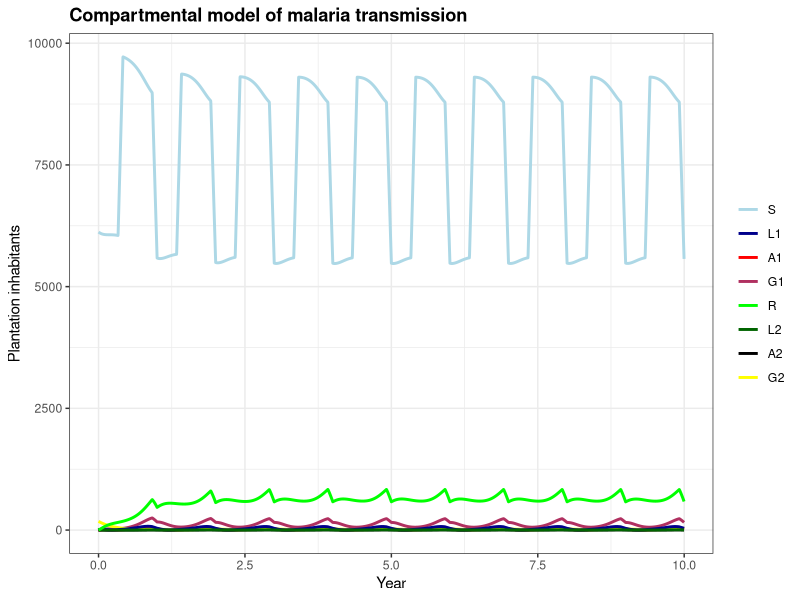
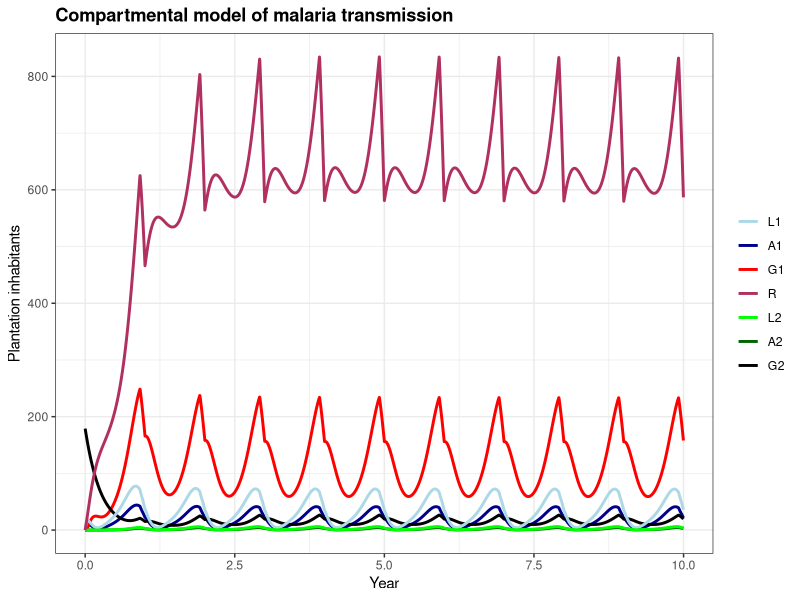
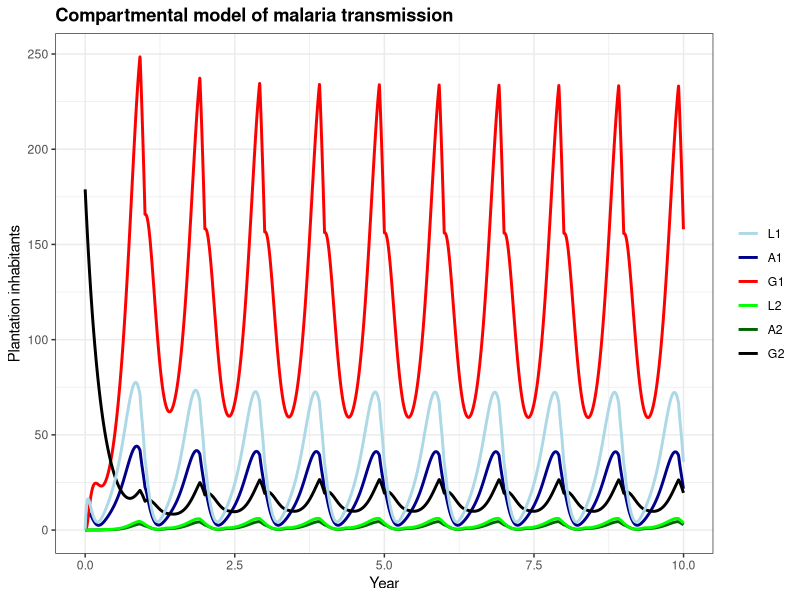
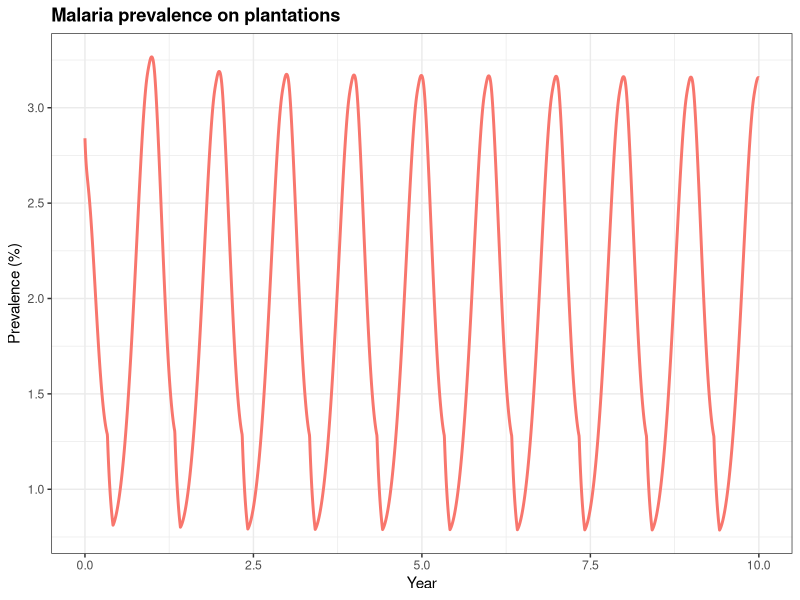
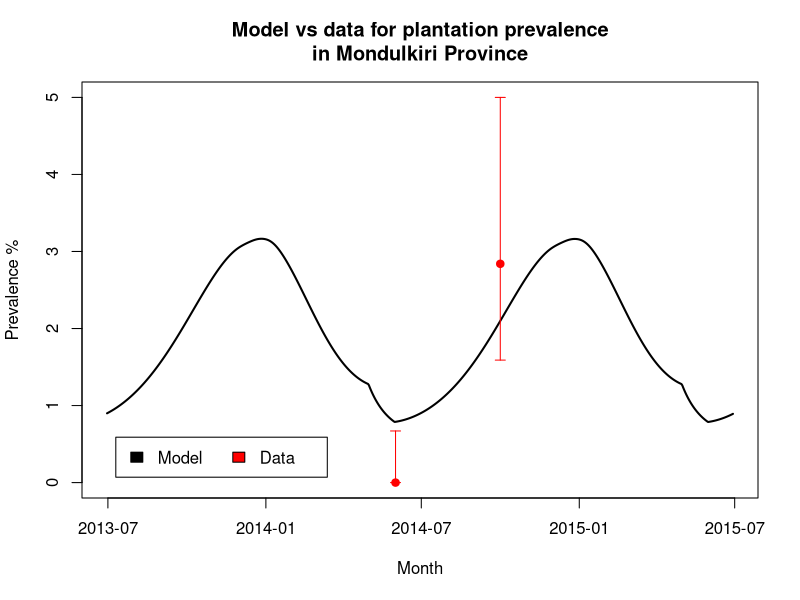
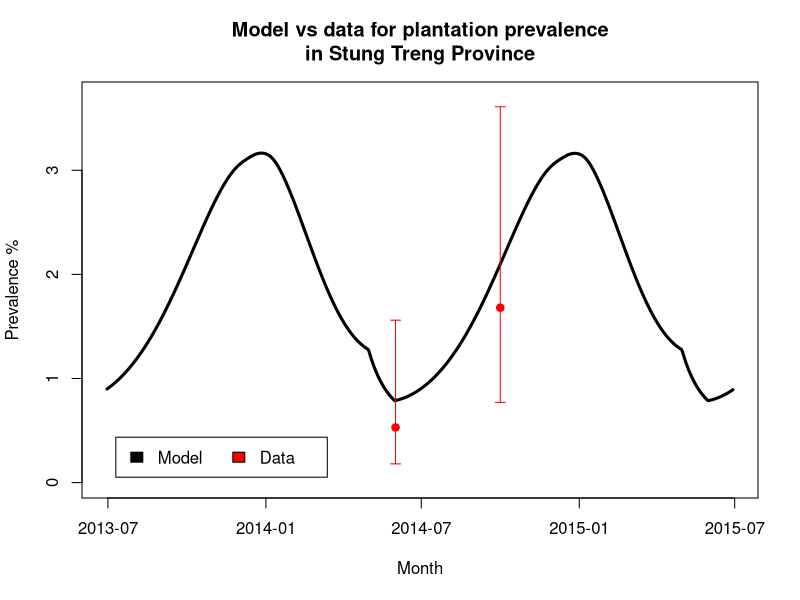
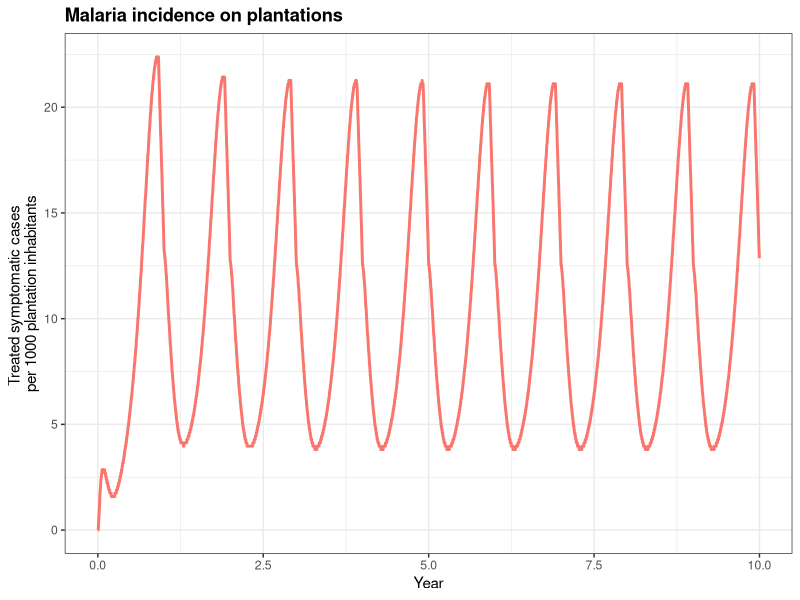
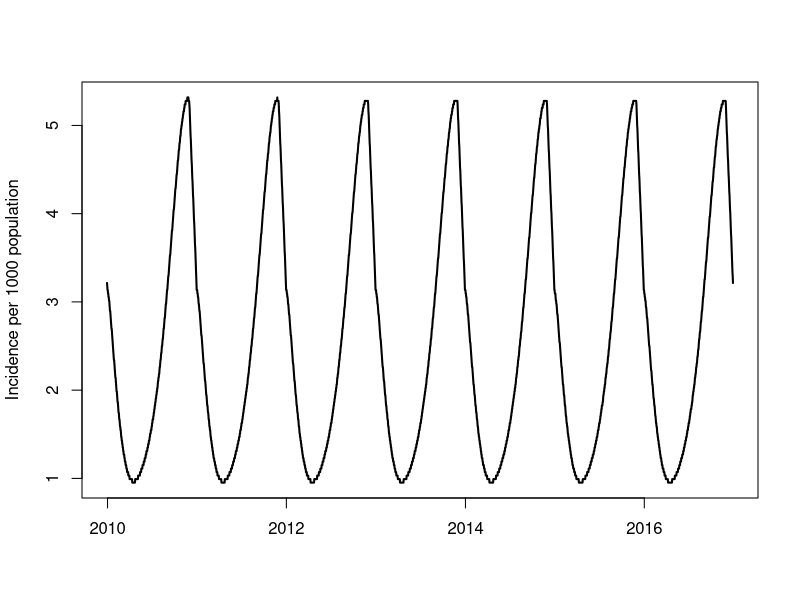

Here is the R script that generated these plots, in order:
### CAMBODIAN PLANTATION MALARIA TRANSMISSION MODEL: R CODE (10 AUGUST 2016)  ###
### AUTHOR: SIMON MENDELSOHN, NUFFIELD DEPARTMENT OF MEDICINE, OXFORD UNIVERSITY ###

#CLEAR WORKSPACE
rm(list=ls())

#LOAD LIBRARIES
library(deSolve)
library(ggplot2)
  
  #MODEL DURATION (in years)
  duration <- 10 # years
  time.seq <- seq(0, duration*12, by = 1/30.415) # in months, by 1 day intervals
  
  #MODEL PARAMETERS
  
  #basic model parameters                
  nu=(1/(68.2*12))      # birth rate (1/life expectancy)
  mu=(1/(68.2*12))      # death rate (1/life expectancy)
  gamma=1/(11/30.415)   # rate of movement from liver to asexual blood stage 
  delta=1/(10/30.415)   # rate of gametocyte maturation  
  p=(0.93)              # proportion of patients who are clinical/symptomatic(no immunity)
  q=(0.50)              # proportion of patients who are clinical/symptomatic(immunity)
  tau=0.4               #** Proportion of clinical (symptomatic) patients treated. 
  zeta=1/(120/30.415)   # rate of natural recovery from malaria infection 
  omega=1/(365/30.415)  # rate of loss of immunity 
  
  # variable parameters (force of infection)
  lagm=14/30.415  # time from mosquito biting infectious person until mosquito infectious
  theta_cov=0.45        # coverage of vector control
  theta_eff=0           # efficacy of vector control assuming 100% coverage
  alpha=0.797           #** average number of bites per day
  amp=0.9               # relative amplitude of seasonal forcing
  phi=8                 # month of peak in seasonal forcing
  
  # Migration parameters
  magi=1                 # Amplitude of migration
  eta=0.37               # proportion of workers on plantations who are migrant workers
  phi2=5                 # month of peak in migrant worker immigration
  phi3=12                # month of peak in migrant worker emigration
  ksi=0.00               # prevalence of malaria in area from which migrants come
  
  #PCR Paramaters
  PCR_interv_start= 12*3               # duration in months until MDA intervention begins
  PCR_interv_end= (12*3) + 1/30.415    # duration in months PCR campaign
  PCR_cov= 0                           # coverage of PCR campaign
  PCR_eff= 1.0*0.9                     # reduction in transmission given full PCR coverage
  
  # population parameters
  worker_pop <- 10000
  initN <- worker_pop*(1-eta)          # inital population of plantation(s)
  M <- worker_pop*(eta)                # migrant workers per year 
  prev  <- 0.0284                      # prevalence of asymptomatic chronic infections on plantation(s)
  
  # MODEL INITIAL CONDITIONS: S -> L1 -> A1 -> G1 -> R ( -> S) -> L2 -> A2 -> G2 (-> R)
  initR  <- 0            # inital treated compartment (partial immunity) 
  initL1 <- 0            # inital liver1 stage compartment (no immunity) 
  initA1 <- 0            # inital asexual1 blood-stage compartment (no immunity)
  initG1 <- 0            # inital sexual1 gametocyte blood-stage compartment (no immunity) 
  initL2 <- 0            # inital liver2 stage compartment (with partial immunity)
  initA2 <- 0            # inital asexual2 blood-stage compartmen ( partial immunity)
  initG2 <- prev*initN   # inital gametocyte2 blood-stage compartment ( partial immunity)
  
  # initial susceptible compartment
  initS  <- initN-initL1-initA1-initG1-initR-initL2-initA2-initG2 
  
  state  <- c(S = initS, L1 = initL1, A1 = initA1, G1 = initG1, 
  	R = initR, L2=initL2, A2 = initA2, G2 = initG2)
  
  #MODEL FUNCTION
  malaria<-function(t, state, parameters) 
  {
    
    # Parameters
    
    parameters <- c(
      # basic model parameters
      nu=nu,          # birth rate (1/life expectancy)
      mu=mu,          # death rate (1/life expectancy)
      gamma=gamma,    # rate of movement from liver to asexual blood stage 
      delta=delta,    # rate of gametocyte maturation 
      p=p,            # proportion of patients who are clinical/symptomatic (no immunity)
      q=q,            # proportion of patients who are clinical/symptomatic (immunity)
      tau=tau,        # Proportion of clinical (symptomatic) patients treated
      zeta=zeta,      # rate of natural recovery from malaria infection 
      omega=omega,    # rate of loss of immunity = 1/(average duration of immunity)
      
      # variable parameters (force of infection)
      lagm=lagm,  # time from mosquito biting infectious person, until mosquito infectious
      alpha=alpha,         # average nunber of bites per day
      theta_cov=theta_cov, # coverage of vector control
      theta_eff=theta_eff, # efficacy of vector control assuming 100% coverage
      amp=amp,             # relative amplitude of seasonal forcing
      phi=phi,             # week of peak in seasonal forcing
      
      #PCR Paramaters
      PCR_interv_start=PCR_interv_start,     # Start PCR intervention
      PCR_interv_end=PCR_interv_end,         # duration in weeks of PCR drug effect
      PCR_cov=PCR_cov,                       # coverage of PCR campaign
      PCR_eff=PCR_eff,                       # reduction in transmission:full PCR coverage
      
      # Migration parameters
      magi=magi,           # speed of migration 
      eta=eta,             # proportion of workers on plantations who are migrant workers
      phi2=phi2,           # month of peak in migrant worker immigration
      phi3=phi3,           # month of peak in migrant worker emigration
      ksi=ksi
    )
    
    with(as.list(c(state, parameters)),
         {
           
           # Define lag in Gt (G total) -- the number of people in compartments G1 and G2 
           # at the time mosquitoes were infected "lagm" weeks prior 
           #(ie. time it takes from mosquito bite until the mosquito is infectious)
           
           if (t<=lagm) 
             Gt <- initG1 + initG2
           
           else
             Gt <- lagvalue(t=t-lagm,nr=4) + lagvalue(t=t-lagm,nr=8)
           
           # variables
           N    <- (S+L1+A1+G1+R+L2+A2+G2)
           seas <- 1+amp*cos(2*pi*(t-phi)/12)
           beta <- (1-theta_cov*theta_eff)*alpha*(Gt/N)
           lam  <- beta*seas
           
           # Migration variables
           iota <- 0 #magi*(1+cos(2*pi*(t-phi2)/12))/12 # rate of immigration
           eps <-  0 #magi*(1+cos(2*pi*(t-phi3)/12))/12 # rate of emigration
           ion<-ceiling(t %% 12)== phi2
           eon<-ceiling(t %% 12)== phi3
           
           #PCR Campaign
           PCR  <- (PCR_cov*PCR_eff)*(t>(PCR_interv_start))*(t<=(PCR_interv_start+PCR_interv_end))  
           
           # rate of change
           dS  <-  nu*N-mu*S-lam*S+omega*R-eps*M*S/N+
           	iota*M*(1-ksi)-eon*(S/N)*M+(1-ksi)*ion*M
           dL1 <- -mu*L1+lam*S-gamma*L1-eps*M*L1/N-eon*(L1/N)*M
           dA1 <- -mu*A1+gamma*L1-(delta/(1-p*tau))*A1-eps*M*A1/N-eon*(A1/N)*M-PCR*A1
           dG1 <- -mu*G1+delta*A1-(zeta/(1-p*tau))*G1-eps*M*G1/N-eon*(G1/N)*M-PCR*G1
           dR  <-  ((delta*p*tau)/(1-p*tau))*A1+(zeta/(1-p*tau))*G1+((delta*q*tau)/
           	(1-q*tau))*A2+(zeta/(1-q*tau))*G2-(mu+lam+omega)*R-eps*M*R/N-eon*(R/N)*M+
           	PCR*(A1+G1)+PCR*(A2+G2)
           dL2 <- -mu*L2+lam*R-gamma*L2-eps*M*L2/N-eon*(L2/N)*M
           dA2 <- -mu*A2+gamma*L2-(delta/(1-q*tau))*A2-eps*M*A2/N-eon*(A2/N)*M-PCR*A2
           dG2 <- -mu*G2+delta*A2-(zeta/(1-q*tau))*G2-eps*M*G2/N+
           	iota*M*(ksi)-eon*(G2/N)*M+ksi*ion*M-PCR*G2
           
           # return the rate of change
           list(c(dS, dL1, dA1, dG1, dR, dL2, dA2, dG2))
         })}
  
  #MODEL OUTPUT
  out  <- dede(y = state, times = time.seq, func = malaria, parms = parameters)
  pop  <- out[,"S"]+out[,"L1"]+out[,"A1"]+out[,"G1"]+out[,"R"]+out[,"L2"]+out[,"A2"]+out[,"G2"]
  time <- out[,"time"]
  OUT  <- data.frame(out)
  OUT$Gt <- OUT$G1 + OUT$G2
  OUT$N <- OUT$S + OUT$L1 + OUT$A1 + OUT$G1 + OUT$R + OUT$L2 + OUT$A2 + OUT$G2
  # Percentage population prevalence (asymptomatic and symptomatic people in blood stage)
  	OUT$Prevalence.perc <- ((OUT$A1 + OUT$G1 + OUT$A2 + OUT$G2)/OUT$N)*100 
  #  Population prevalence (asymptomatic and symptomatic people in blood stage)
  	OUT$Prevalence.pop <- (OUT$A1 + OUT$G1 + OUT$A2 + OUT$G2) 
  # Monthly reported incidence = everyone in blood stages who is symptomatic and received treatment)
  	OUT$Incidence <- ((delta*p*tau)/(1-p*tau))*OUT$A1 + zeta*OUT$G1 + ((delta*q*tau)/(1-q*tau))*OUT$A2 
  #Proportion of cases with no immunity / partial immunity
  	OUT$Clinical <- (OUT$A1 + OUT$G1)/(OUT$A2 + OUT$G2) 
  OUT$year <- time/12

  # function to round up to neaerest hundred
  roundUpNice <- function(x, nice=c(1,2,4,5,6,8,10)) {
  if(length(x) != 1) stop("'x' must be of length 1")
  10^floor(log10(x)) * nice[[which(x <= 10^floor(log10(x)) * nice)[[1]]]]
  }

#############

#MODEL PLOTS
  
  #Change format of dataframe so that all compartments/states are in one columnn, 
  #count in 2nd column, year in 3rd column
  cbPalette <- c("light blue", "dark blue", "red", "maroon","green","dark green",
  	"black","yellow")
  Stab<-cbind(cbind(rep('S',length(time.seq)),as.numeric(OUT$S)),OUT$year)
  L1tab<-cbind(cbind(rep('L1',length(time.seq)),as.numeric(OUT$L1)),OUT$year)
  A1tab<-cbind(cbind(rep('A1',length(time.seq)),as.numeric(OUT$A1)),OUT$year)
  G1tab<-cbind(cbind(rep('G1',length(time.seq)),as.numeric(OUT$G1)),OUT$year)
  Rtab<-cbind(cbind(rep('R',length(time.seq)),as.numeric(OUT$R)),OUT$year)
  L2tab<-cbind(cbind(rep('L2',length(time.seq)),as.numeric(OUT$L2)),OUT$year)
  A2tab<-cbind(cbind(rep('A2',length(time.seq)),as.numeric(OUT$A2)),OUT$year)
  G2tab<-cbind(cbind(rep('G2',length(time.seq)),as.numeric(OUT$G2)),OUT$year)
  Prev.perc.tab<-cbind(cbind(rep('Prevalence',length(time.seq)),
  	as.numeric(OUT$Prevalence.perc)),OUT$year)
  Prev.pop.tab<-cbind(cbind(rep('Prevalence',length(time.seq)),
  	as.numeric(OUT$Prevalence.pop)),OUT$year)
  Inctab<-cbind(cbind(rep('Incidence',length(time.seq)),
  	as.numeric(OUT$Incidence)),OUT$year)
  MMWInctab<-cbind(cbind(rep('Incidence',length(time.seq)),
  	as.numeric(OUT$Incidence)),OUT$year)
  MMWInctab[,2] <- as.integer(MMWInctab[,2]) # proportion of people treated by the MMW
  MMWInctab[,2] <- (as.integer(MMWInctab[,2])/initN)*1000 # incidence per 1000 population

  # Plot 1: All compartments
  dd<-as.data.frame(rbind(Stab,L1tab,A1tab,G1tab,Rtab,L2tab,A2tab,G2tab))
  colnames(dd)<-c('State','Count','Year')
  dd$Count<-as.numeric(as.character(dd$Count))
  dd$Year<-as.numeric(as.character(dd$Year))
  
  p1 <- ggplot(data=dd,aes(x=Year,y=Count,group=State,color=State)) +
    geom_line(size=1) +
    theme_bw()+
    scale_colour_manual(values=cbPalette,breaks=c("S","L1","A1","G1","R","L2","A2","G2"))+
    labs(title = "Compartmental model of malaria transmission", x="Year", 
    	y="Plantation inhabitants") +
    theme(legend.title=element_blank())  +
    theme(plot.title = element_text(lineheight=.8, face="bold")) +
    theme(legend.key = element_blank())
     p1
  
  # Plot 2: All compartments, except susceptible population
  dd2<-as.data.frame(rbind(L1tab,A1tab,G1tab,Rtab,L2tab,A2tab,G2tab))
  colnames(dd2)<-c('State','Count','Year')
  dd2$Count<-as.numeric(as.character(dd2$Count))
  dd2$Year<-as.numeric(as.character(dd2$Year))  
  
  p2 <- ggplot(data=dd2,aes(x=Year,y=Count,group=State,color=State)) +
    geom_line(size=1) +
    theme_bw()+
    scale_colour_manual(values=cbPalette,breaks=c("L1","A1","G1","R","L2","A2","G2")) +
    labs(title = "Compartmental model of malaria transmission", 
    	x="Year", y="Plantation inhabitants") +
    theme(legend.title=element_blank())  +
    theme(plot.title = element_text(lineheight=.8, face="bold")) +
    theme(legend.key = element_blank())
   p2
  
  # Plot 3: Infected compartments
  dd3<-as.data.frame(rbind(L1tab,A1tab,G1tab,L2tab,A2tab,G2tab))
  colnames(dd3)<-c('State','Count','Year')
  dd3$Count<-as.numeric(as.character(dd3$Count))
  dd3$Year<-as.numeric(as.character(dd3$Year))  
  
  p3 <- ggplot(data=dd3,aes(x=Year,y=Count,group=State,color=State)) +
    geom_line(size=1) +
    theme_bw()+
    scale_colour_manual(values=cbPalette,breaks=c("L1","A1","G1","R","L2","A2","G2")) +
    labs(title = "Compartmental model of malaria transmission", 
    	x="Year", y="Plantation inhabitants") +
    theme(legend.title=element_blank())  +
    theme(plot.title = element_text(lineheight=.8, face="bold")) +
    theme(legend.key = element_blank())
    p3
  
  # Plot 4: Prevalence
  dd4<-as.data.frame(rbind(Prev.perc.tab))
  colnames(dd4)<-c('State','Count','Year')
  dd4$Count<-as.numeric(as.character(dd4$Count))
  dd4$Year<-as.numeric(as.character(dd4$Year))  
  
  p4 <- ggplot(data=dd4,aes(x=Year,y=Count, color="red")) +
    geom_line(size=1) +
    theme_bw()+
    theme(plot.title = element_text(lineheight=.8, face="bold")) +
    labs(title = "Malaria prevalence on plantations", x="Year", y="Prevalence (%)") +
    theme(legend.position="none")
    p4
  
  dd4$Date <- seq.Date(as.Date("01/01/07","%d/%m/%y"),by = "day", length.out = 3650)
  plot(dd4[2373:3102,4],dd4[2373:3102,2],type = 'l',
  	main="Model vs data for plantation prevalence\nin Mondulkiri Province" ,
  	col="black",lwd=2, ylim=c(0,5), xlab="Month", ylab ="Prevalence %")
  points(dd4[2709,4],0,col= "red", pch = 19) #MK 0-2.84, ST 0.53-1.68
  arrows(dd4[2709,4],0,dd4[2709,4],0.67,length=0.05, angle=90, code=3,col="red")
  points(dd4[2831,4],2.84,col= "red", pch = 19)
  arrows(dd4[2831,4],1.59,dd4[2831,4],5,length=0.05, angle=90, code=3,col="red")
  legend("bottomleft", inset=.05,
         c("Model   ","Data   "), fill=c("black","red"), horiz=TRUE)

  dd4$Date <- seq.Date(as.Date("01/01/07","%d/%m/%y"),by = "day", length.out = 3650)
  plot(dd4[2373:3102,4],dd4[2373:3102,2],type = 'l',
  	main="Model vs data for plantation prevalence\nin Stung Treng Province",
  	col="black",lwd=3, ylim=c(0,3.7), xlab="Month", ylab ="Prevalence %")
  points(dd4[2709,4],0.53,col= "red", pch = 19) #MK 0-2.84, ST 0.53-1.68
  arrows(dd4[2709,4],0.18,dd4[2709,4],1.56,length=0.05, angle=90, code=3,col="red")
  points(dd4[2831,4],1.68,col= "red", pch = 19)
  arrows(dd4[2831,4],0.77,dd4[2831,4],3.61,length=0.05, angle=90, code=3,col="red")
  legend("bottomleft", inset=.05,
         c("Model   ","Data   "), fill=c("black","red"), horiz=TRUE)
  
  # Plot 5: Incidence
  MMWInctab <- as.data.frame(rbind(MMWInctab))
  colnames(MMWInctab)<-c('State','Count','Year')
  MMWInctab$Count<-as.numeric(as.character(MMWInctab$Count))
  MMWInctab$Year<-as.numeric(as.character(MMWInctab$Year))  
  
  p5 <- ggplot(data=MMWInctab,aes(x=Year,y=Count,color="red")) +
    geom_line(size=1) +
    theme_bw()+
    labs(title = "Malaria incidence on plantations", x="Year", 
    	y="Treated symptomatic cases \nper 1000 plantation inhabitants") +
    theme(legend.title=element_blank())  +
    theme(plot.title = element_text(lineheight=.8, face="bold")) +
    theme(legend.position="none")
    p5
  
    MMWInctab$Date <- seq.Date(as.Date("01/01/07","%d/%m/%y"),
    by = "day", length.out = 3650)
    plot(MMWInctab[1095:3650,4],MMWInctab[1095:3650,2]*1/4,type = 'l', 
    	col="black",lwd=2, ylab = "Incidence per 1000 population", xlab="")
    
  # Plot 6: Phase plot
  plot(MMWInctab[,2],Prev.perc.tab[,2], type = 'l', 
  	xlab = "Incidence of symptomatic cases per 1000 plantation inhabitants", 
  	ylab = "Prevalence (%)", main = "Phase plot of incidence vs prevalance", 
  	col="red", lwd =2)

  # Plot 7: Total population N
  plot(time,OUT$N,type="l",ylim=c(0,11000), ylab = "N")
